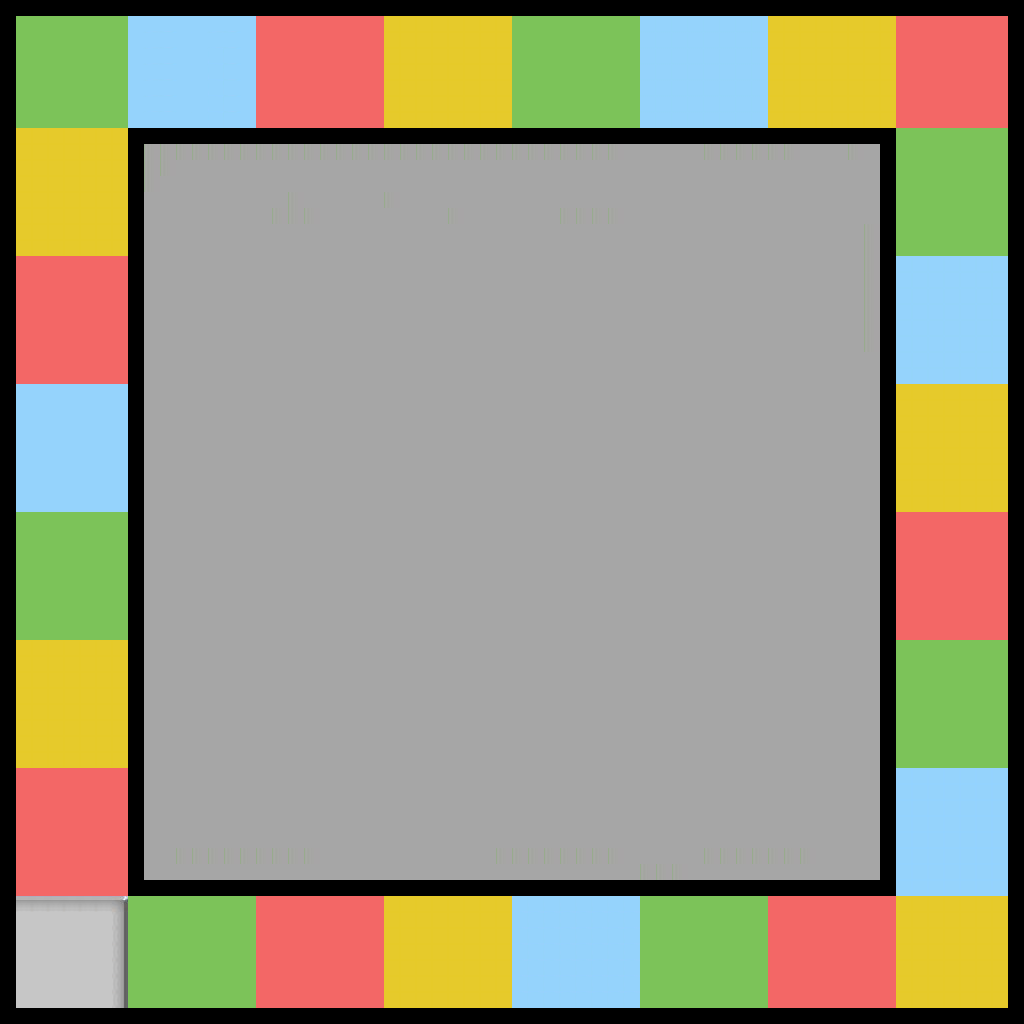

A level layout from a 2D game, rendered from its tile map. Below: a short description, then the map file with tile-grid data replaced by summaries:
An orthogonal 64x64 tile map with 16x16 px tiles, 1 tile layer (Map), 2 tilesets and 28 objects (7x Event, 7x Bargain, 7x Lottery, 6x Mail, Start).

<map version="1.5" tiledversion="1.6.0" orientation="orthogonal" renderorder="right-down" width="64" height="64" tilewidth="16" tileheight="16" infinite="0" nextlayerid="5" nextobjectid="76">
 <tileset firstgid="1" source="Tileset_Map.tsx" />
 <tileset firstgid="961" source="Set.tsx" />
 <objectgroup id="4" name="Boxes">
  <object id="66" name="Event" x="192" y="965">
   <point />
  </object>
  <object id="65" name="Bargain" x="317" y="964">
   <point />
  </object>
  <object id="64" name="Lottery" x="446" y="962">
   <point />
  </object>
  <object id="63" name="Mail" x="578" y="959">
   <point />
  </object>
  <object id="62" name="Event" x="696" y="962">
   <point />
  </object>
  <object id="61" name="Bargain" x="832" y="959">
   <point />
  </object>
  <object id="60" name="Lottery" x="948" y="963">
   <point />
  </object>
  <object id="59" name="Mail" x="951" y="845">
   <point />
  </object>
  <object id="58" name="Event" x="953" y="721">
   <point />
  </object>
  <object id="57" name="Bargain" x="945" y="592">
   <point />
  </object>
  <object id="56" name="Lottery" x="951" y="464">
   <point />
  </object>
  <object id="55" name="Mail" x="951" y="342">
   <point />
  </object>
  <object id="54" name="Event" x="949" y="206">
   <point />
  </object>
  <object id="53" name="Bargain" x="955" y="82">
   <point />
  </object>
  <object id="52" name="Lottery" x="833" y="76">
   <point />
  </object>
  <object id="51" name="Mail" x="706" y="73">
   <point />
  </object>
  <object id="49" name="Event" x="581.333" y="64">
   <point />
  </object>
  <object id="48" name="Lottery" x="432" y="77.3333">
   <point />
  </object>
  <object id="47" name="Bargain" x="321.333" y="76">
   <point />
  </object>
  <object id="46" name="Mail" x="190.667" y="73.3333">
   <point />
  </object>
  <object id="45" name="Event" x="72" y="70.6667">
   <point />
  </object>
  <object id="72" name="Lottery" x="69" y="207">
   <point />
  </object>
  <object id="71" name="Bargain" x="66" y="339">
   <point />
  </object>
  <object id="70" name="Mail" x="66" y="470">
   <point />
  </object>
  <object id="69" name="Event" x="67" y="592">
   <point />
  </object>
  <object id="68" name="Lottery" x="66" y="726">
   <point />
  </object>
  <object id="67" name="Bargain" x="65" y="841">
   <point />
  </object>
  <object id="74" name="Start" x="66" y="972">
   <point />
  </object>
 </objectgroup>
 <layer id="1" name="Map" width="64" height="64">
  <data>[4096 cells, 4096 non-empty, 26 distinct tile ids]</data>
 </layer>
</map>
